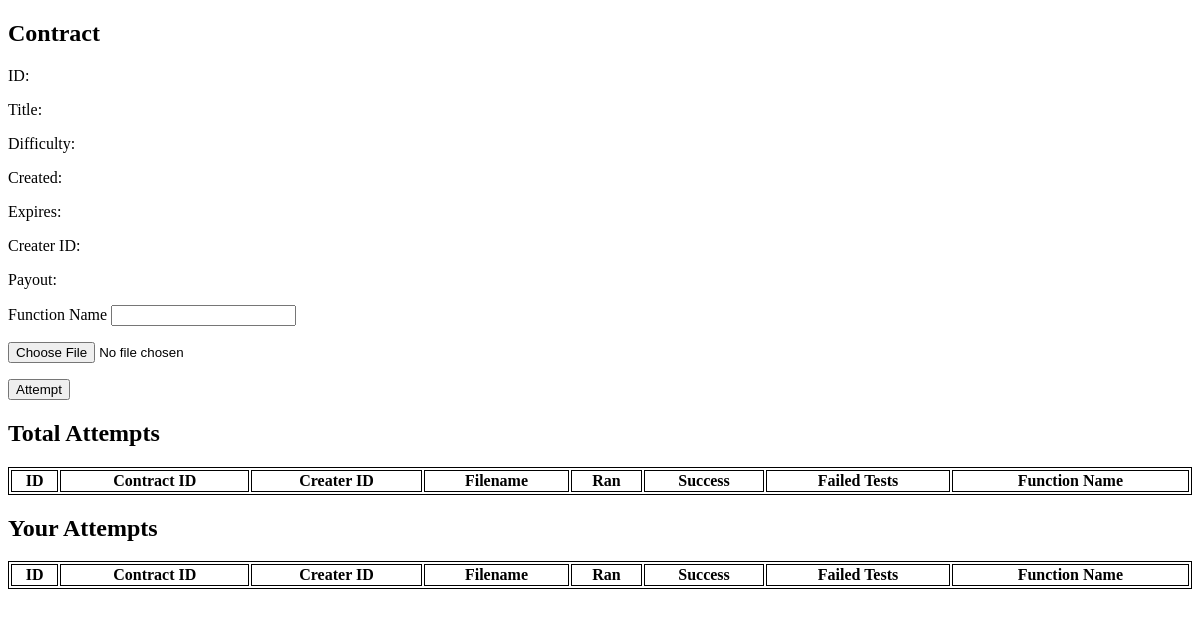
The page /table/12 on the database as committed earlier.
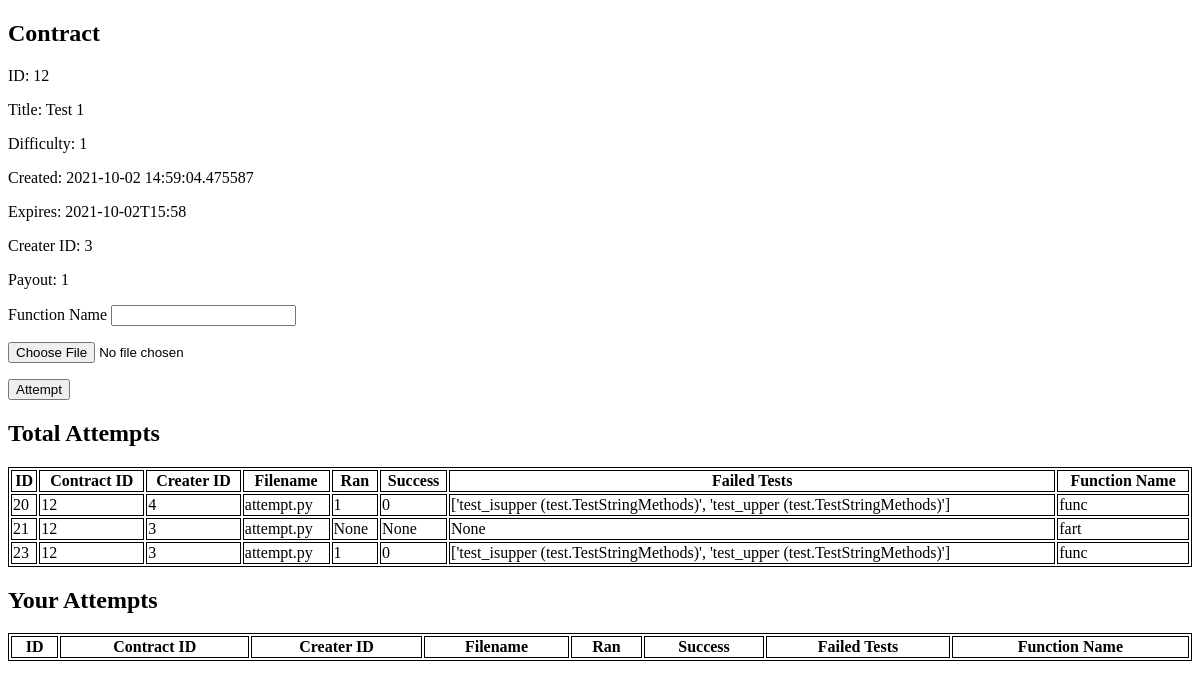
The same page on the database as committed later.
### tables this page shows
CREATE TABLE contracts (
    id INTEGER PRIMARY KEY AUTOINCREMENT,
    title TEXT NOT NULL,
    descript TEXT,
    difficulty INTEGER NOT NULL,
    creation_date DATETIME NOT NULL,
    expiration_date DATETIME NOT NULL,
    creater_user_id INTEGER NOT NULL,
    payout INTEGER NOT NULL,
    test_filename TEXT NOT NULL
);

CREATE TABLE attempts (
    id INTEGER PRIMARY KEY AUTOINCREMENT,
    contract_id INTEGER NOT NULL,
    creater_user_id INTEGER NOT NULL,
    attempt_filename TEXT NOT NULL,
    ran BOOLEAN,
    success BOOLEAN,
    failed_tests TEXT,
    function_name TEXT NOT NULL
);

### flaskw/__init__.py (the view)
    @app.route('/table/<int:id>', methods=('GET', 'POST'))
    def viewContract(id):
        return form.show_contract_view(id, request)

### flaskw/db.py (called while the page is built)
def get_db():
    if 'db' not in g:
        g.db = sqlite3.connect(
            current_app.config['DATABASE'],
            detect_types=sqlite3.PARSE_DECLTYPES
        )
        g.db.row_factory = sqlite3.Row
    return g.db

def get_contract(id):
    db = get_db()
    return db.execute(
        'SELECT * from contracts WHERE id = ?', (id, )
    ).fetchone()

def get_contracts_attempts(contract_id):
    db = get_db()
    attempts = db.execute(
        'SELECT * FROM attempts WHERE contract_id = ?',
        (contract_id, )
    )
    ret = list()
    for attempt in attempts:
        ret.append(list(attempt))
    return ret

### flaskw/form.py (called while the page is built, shortened)
def show_contract_view(contract_id, request):
    return render_template('contractView.html',
                           contract=db.get_contract(contract_id),
                           attempts=db.get_contracts_attempts(contract_id))

### flaskw/templates/contractView.html (shortened to what this page needs)
<!DOCTYPE html>
<html>
<body>
<h2>Contract</h2>
<p>ID: {{ contract[0] }}</p>
<p>Title: {{ contract[1] }}</p>
<p>Difficulty: {{ contract[3] }}</p>
<p>Created: {{ contract[4] }}</p>
<p>Expires: {{ contract[5] }}</p>
<p>Creater ID: {{ contract[6] }}</p>
<p>Payout: {{ contract[7] }}</p>
<form method="post" enctype="multipart/form-data">
  <p>
    <label for="function_name">Function Name</label>
    <input name="function_name" id="function_name">
  </p>
  <p><input type="file" name="file"></p>
  <p><input type="submit" value="Attempt"></p>
</form>
<h2>Total Attempts</h2>
<table style="width:100%">
  <tr>
    <th>ID</th>
    <th>Contract ID</th>
    <th>Creater ID</th>
    <th>Filename</th>
    <th>Ran</th>
    <th>Success</th>
    <th>Failed Tests</th>
    <th>Function Name</th>
  </tr>
{% for attempt in attempts %}
  <tr>
    <td>{{ attempt[0] }}</td>
    <td>{{ attempt[1] }}</td>
    <td>{{ attempt[2] }}</td>
    <td>{{ attempt[3] }}</td>
    <td>{{ attempt[4] }}</td>
    <td>{{ attempt[5] }}</td>
    <td>{{ attempt[6] }}</td>
    <td>{{ attempt[7] }}</td>
  </tr>
{% endfor %}
</table>
<h2>Your Attempts</h2>
<table style="width:100%">
  <tr>
    <th>ID</th>
    <th>Contract ID</th>
    <th>Creater ID</th>
    <th>Filename</th>
    <th>Ran</th>
    <th>Success</th>
    <th>Failed Tests</th>
    <th>Function Name</th>
  </tr>
</table>
</body>
</html>

### flaskw/templates/contractView.html (style rules this page uses)
table, th, td { border:1px solid black; }

Rows that differ between the two databases and show on the page:
added contracts: id "12", title "Test 1", difficulty "1", creation_date "2021-10-02 14:59:04.475587", expiration_date "2021-10-02T15:58", creater_user "3", payout "1"
added attempts: id "20", contract "12", creater_user "4", attempt_filename "attempt.py", ran "1", success "0", failed_tests "['test_isupper (test.TestStringMethods)', 'test_upper (test.TestStringMethods)']", function_name "func"
added attempts: id "21", contract "12", creater_user "3", attempt_filename "attempt.py", attempt "None", function_name "fart"
added attempts: id "23", contract "12", creater_user "3", attempt_filename "attempt.py", ran "1", success "0", failed_tests "['test_isupper (test.TestStringMethods)', 'test_upper (test.TestStringMethods)']", function_name "func"
